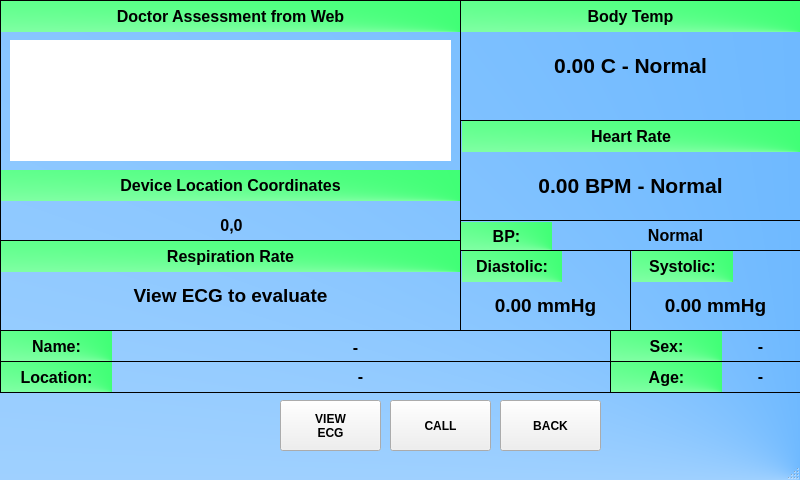
<?xml version="1.0" encoding="UTF-8"?>
<ui version="4.0">
 <class>MainWindow</class>
 <widget class="QMainWindow" name="MainWindow">
  <property name="geometry">
   <rect>
    <x>0</x>
    <y>0</y>
    <width>800</width>
    <height>480</height>
   </rect>
  </property>
  <property name="windowTitle">
   <string>MainWindow</string>
  </property>
  <property name="styleSheet">
   <string notr="true">#MainWindow
{
background-color: qconicalgradient(cx:1, cy:1, angle:0, stop:0 rgba(63, 162, 255, 255), stop:1 rgba(255, 255, 255, 255));
}</string>
  </property>
  <widget class="QWidget" name="centralwidget">
   <widget class="QPushButton" name="callButton">
    <property name="geometry">
     <rect>
      <x>390</x>
      <y>400</y>
      <width>101</width>
      <height>51</height>
     </rect>
    </property>
    <property name="font">
     <font>
      <weight>75</weight>
      <bold>true</bold>
     </font>
    </property>
    <property name="text">
     <string>CALL</string>
    </property>
   </widget>
   <widget class="QLabel" name="label_14">
    <property name="geometry">
     <rect>
      <x>461</x>
      <y>1</y>
      <width>339</width>
      <height>31</height>
     </rect>
    </property>
    <property name="font">
     <font>
      <pointsize>12</pointsize>
      <weight>75</weight>
      <bold>true</bold>
     </font>
    </property>
    <property name="styleSheet">
     <string notr="true">background-color: qconicalgradient(cx:1, cy:1, angle:0, stop:0 rgba(1, 255, 72, 255), stop:1 rgba(255, 255, 255, 255));</string>
    </property>
    <property name="text">
     <string>Body Temp</string>
    </property>
    <property name="alignment">
     <set>Qt::AlignCenter</set>
    </property>
   </widget>
   <widget class="QLabel" name="label_16">
    <property name="geometry">
     <rect>
      <x>461</x>
      <y>222</y>
      <width>91</width>
      <height>28</height>
     </rect>
    </property>
    <property name="font">
     <font>
      <pointsize>12</pointsize>
      <weight>75</weight>
      <bold>true</bold>
     </font>
    </property>
    <property name="styleSheet">
     <string notr="true">background-color: qconicalgradient(cx:1, cy:1, angle:0, stop:0 rgba(1, 255, 72, 255), stop:1 rgba(255, 255, 255, 255));</string>
    </property>
    <property name="text">
     <string>BP:</string>
    </property>
    <property name="alignment">
     <set>Qt::AlignCenter</set>
    </property>
   </widget>
   <widget class="QLabel" name="label_17">
    <property name="geometry">
     <rect>
      <x>1</x>
      <y>1</y>
      <width>459</width>
      <height>31</height>
     </rect>
    </property>
    <property name="font">
     <font>
      <pointsize>12</pointsize>
      <weight>75</weight>
      <bold>true</bold>
     </font>
    </property>
    <property name="styleSheet">
     <string notr="true">background-color: qconicalgradient(cx:1, cy:1, angle:0, stop:0 rgba(1, 255, 72, 255), stop:1 rgba(255, 255, 255, 255));</string>
    </property>
    <property name="text">
     <string>Doctor Assessment from Web</string>
    </property>
    <property name="alignment">
     <set>Qt::AlignCenter</set>
    </property>
   </widget>
   <widget class="QLabel" name="label_19">
    <property name="geometry">
     <rect>
      <x>1</x>
      <y>362</y>
      <width>111</width>
      <height>30</height>
     </rect>
    </property>
    <property name="font">
     <font>
      <pointsize>12</pointsize>
      <weight>75</weight>
      <bold>true</bold>
     </font>
    </property>
    <property name="styleSheet">
     <string notr="true">background-color: qconicalgradient(cx:1, cy:1, angle:0, stop:0 rgba(1, 255, 72, 255), stop:1 rgba(255, 255, 255, 255));</string>
    </property>
    <property name="text">
     <string>Location:</string>
    </property>
    <property name="alignment">
     <set>Qt::AlignCenter</set>
    </property>
   </widget>
   <widget class="QLabel" name="label_20">
    <property name="geometry">
     <rect>
      <x>462</x>
      <y>251</y>
      <width>100</width>
      <height>31</height>
     </rect>
    </property>
    <property name="font">
     <font>
      <pointsize>12</pointsize>
      <weight>75</weight>
      <bold>true</bold>
     </font>
    </property>
    <property name="styleSheet">
     <string notr="true">background-color: qconicalgradient(cx:1, cy:1, angle:0, stop:0 rgba(1, 255, 72, 255), stop:1 rgba(255, 255, 255, 255));</string>
    </property>
    <property name="text">
     <string>Diastolic:</string>
    </property>
    <property name="alignment">
     <set>Qt::AlignCenter</set>
    </property>
   </widget>
   <widget class="QLabel" name="label_37">
    <property name="geometry">
     <rect>
      <x>632</x>
      <y>251</y>
      <width>101</width>
      <height>31</height>
     </rect>
    </property>
    <property name="font">
     <font>
      <pointsize>12</pointsize>
      <weight>75</weight>
      <bold>true</bold>
     </font>
    </property>
    <property name="styleSheet">
     <string notr="true">background-color: qconicalgradient(cx:1, cy:1, angle:0, stop:0 rgba(1, 255, 72, 255), stop:1 rgba(255, 255, 255, 255));</string>
    </property>
    <property name="text">
     <string>Systolic:</string>
    </property>
    <property name="alignment">
     <set>Qt::AlignCenter</set>
    </property>
   </widget>
   <widget class="QLabel" name="respirationRateTB">
    <property name="geometry">
     <rect>
      <x>1</x>
      <y>241</y>
      <width>459</width>
      <height>31</height>
     </rect>
    </property>
    <property name="font">
     <font>
      <pointsize>12</pointsize>
      <weight>75</weight>
      <bold>true</bold>
     </font>
    </property>
    <property name="styleSheet">
     <string notr="true">background-color: qconicalgradient(cx:1, cy:1, angle:0, stop:0 rgba(1, 255, 72, 255), stop:1 rgba(255, 255, 255, 255));</string>
    </property>
    <property name="text">
     <string>Respiration Rate</string>
    </property>
    <property name="alignment">
     <set>Qt::AlignCenter</set>
    </property>
   </widget>
   <widget class="QLabel" name="label_23">
    <property name="geometry">
     <rect>
      <x>1</x>
      <y>331</y>
      <width>111</width>
      <height>30</height>
     </rect>
    </property>
    <property name="font">
     <font>
      <pointsize>12</pointsize>
      <weight>75</weight>
      <bold>true</bold>
     </font>
    </property>
    <property name="styleSheet">
     <string notr="true">background-color: qconicalgradient(cx:1, cy:1, angle:0, stop:0 rgba(1, 255, 72, 255), stop:1 rgba(255, 255, 255, 255));</string>
    </property>
    <property name="text">
     <string>Name:</string>
    </property>
    <property name="alignment">
     <set>Qt::AlignCenter</set>
    </property>
   </widget>
   <widget class="QLabel" name="label_24">
    <property name="geometry">
     <rect>
      <x>611</x>
      <y>331</y>
      <width>111</width>
      <height>30</height>
     </rect>
    </property>
    <property name="font">
     <font>
      <pointsize>12</pointsize>
      <weight>75</weight>
      <bold>true</bold>
     </font>
    </property>
    <property name="styleSheet">
     <string notr="true">background-color: qconicalgradient(cx:1, cy:1, angle:0, stop:0 rgba(1, 255, 72, 255), stop:1 rgba(255, 255, 255, 255));</string>
    </property>
    <property name="text">
     <string>Sex:</string>
    </property>
    <property name="alignment">
     <set>Qt::AlignCenter</set>
    </property>
   </widget>
   <widget class="QLabel" name="label_25">
    <property name="geometry">
     <rect>
      <x>611</x>
      <y>362</y>
      <width>111</width>
      <height>30</height>
     </rect>
    </property>
    <property name="font">
     <font>
      <pointsize>12</pointsize>
      <weight>75</weight>
      <bold>true</bold>
     </font>
    </property>
    <property name="styleSheet">
     <string notr="true">background-color: qconicalgradient(cx:1, cy:1, angle:0, stop:0 rgba(1, 255, 72, 255), stop:1 rgba(255, 255, 255, 255));</string>
    </property>
    <property name="text">
     <string>Age:</string>
    </property>
    <property name="alignment">
     <set>Qt::AlignCenter</set>
    </property>
   </widget>
   <widget class="QTextEdit" name="doctorAssessmentTextbox">
    <property name="geometry">
     <rect>
      <x>10</x>
      <y>40</y>
      <width>441</width>
      <height>121</height>
     </rect>
    </property>
    <property name="frameShape">
     <enum>QFrame::NoFrame</enum>
    </property>
    <property name="readOnly">
     <bool>true</bool>
    </property>
    <property name="html">
     <string>&lt;!DOCTYPE HTML PUBLIC &quot;-//W3C//DTD HTML 4.0//EN&quot; &quot;http://www.w3.org/TR/REC-html40/strict.dtd&quot;&gt;
&lt;html&gt;&lt;head&gt;&lt;meta name=&quot;qrichtext&quot; content=&quot;1&quot; /&gt;&lt;style type=&quot;text/css&quot;&gt;
p, li { white-space: pre-wrap; }
&lt;/style&gt;&lt;/head&gt;&lt;body style=&quot; font-family:'MS Shell Dlg 2'; font-size:7.8pt; font-weight:400; font-style:normal;&quot;&gt;
&lt;p style=&quot;-qt-paragraph-type:empty; margin-top:0px; margin-bottom:0px; margin-left:0px; margin-right:0px; -qt-block-indent:0; text-indent:0px;&quot;&gt;&lt;br /&gt;&lt;/p&gt;&lt;/body&gt;&lt;/html&gt;</string>
    </property>
   </widget>
   <widget class="QLabel" name="bodyTempTB">
    <property name="geometry">
     <rect>
      <x>460</x>
      <y>50</y>
      <width>341</width>
      <height>31</height>
     </rect>
    </property>
    <property name="font">
     <font>
      <pointsize>16</pointsize>
      <weight>75</weight>
      <bold>true</bold>
     </font>
    </property>
    <property name="text">
     <string>0.00 C - Normal</string>
    </property>
    <property name="alignment">
     <set>Qt::AlignCenter</set>
    </property>
   </widget>
   <widget class="QLabel" name="diastolicTB">
    <property name="geometry">
     <rect>
      <x>460</x>
      <y>290</y>
      <width>171</width>
      <height>31</height>
     </rect>
    </property>
    <property name="font">
     <font>
      <pointsize>14</pointsize>
      <weight>75</weight>
      <bold>true</bold>
     </font>
    </property>
    <property name="text">
     <string>0.00 mmHg</string>
    </property>
    <property name="alignment">
     <set>Qt::AlignCenter</set>
    </property>
   </widget>
   <widget class="QLabel" name="systolicTB">
    <property name="geometry">
     <rect>
      <x>630</x>
      <y>290</y>
      <width>171</width>
      <height>31</height>
     </rect>
    </property>
    <property name="font">
     <font>
      <pointsize>14</pointsize>
      <weight>75</weight>
      <bold>true</bold>
     </font>
    </property>
    <property name="text">
     <string>0.00 mmHg</string>
    </property>
    <property name="alignment">
     <set>Qt::AlignCenter</set>
    </property>
   </widget>
   <widget class="QLabel" name="label_29">
    <property name="geometry">
     <rect>
      <x>0</x>
      <y>280</y>
      <width>461</width>
      <height>31</height>
     </rect>
    </property>
    <property name="font">
     <font>
      <pointsize>14</pointsize>
      <weight>75</weight>
      <bold>true</bold>
     </font>
    </property>
    <property name="text">
     <string>View ECG to evaluate</string>
    </property>
    <property name="alignment">
     <set>Qt::AlignCenter</set>
    </property>
   </widget>
   <widget class="QLabel" name="locationTB">
    <property name="geometry">
     <rect>
      <x>110</x>
      <y>361</y>
      <width>501</width>
      <height>31</height>
     </rect>
    </property>
    <property name="font">
     <font>
      <pointsize>12</pointsize>
      <weight>75</weight>
      <bold>true</bold>
     </font>
    </property>
    <property name="text">
     <string>-</string>
    </property>
    <property name="alignment">
     <set>Qt::AlignCenter</set>
    </property>
   </widget>
   <widget class="QLabel" name="nameTB">
    <property name="geometry">
     <rect>
      <x>110</x>
      <y>332</y>
      <width>491</width>
      <height>31</height>
     </rect>
    </property>
    <property name="font">
     <font>
      <pointsize>12</pointsize>
      <weight>75</weight>
      <bold>true</bold>
     </font>
    </property>
    <property name="text">
     <string>-</string>
    </property>
    <property name="alignment">
     <set>Qt::AlignCenter</set>
    </property>
   </widget>
   <widget class="QLabel" name="sexTB">
    <property name="geometry">
     <rect>
      <x>720</x>
      <y>331</y>
      <width>81</width>
      <height>31</height>
     </rect>
    </property>
    <property name="font">
     <font>
      <pointsize>12</pointsize>
      <weight>75</weight>
      <bold>true</bold>
     </font>
    </property>
    <property name="text">
     <string>-</string>
    </property>
    <property name="alignment">
     <set>Qt::AlignCenter</set>
    </property>
   </widget>
   <widget class="QLabel" name="ageTB">
    <property name="geometry">
     <rect>
      <x>720</x>
      <y>361</y>
      <width>81</width>
      <height>31</height>
     </rect>
    </property>
    <property name="font">
     <font>
      <pointsize>12</pointsize>
      <weight>75</weight>
      <bold>true</bold>
     </font>
    </property>
    <property name="text">
     <string>-</string>
    </property>
    <property name="alignment">
     <set>Qt::AlignCenter</set>
    </property>
   </widget>
   <widget class="QLabel" name="label_34">
    <property name="geometry">
     <rect>
      <x>462</x>
      <y>121</y>
      <width>338</width>
      <height>31</height>
     </rect>
    </property>
    <property name="font">
     <font>
      <pointsize>12</pointsize>
      <weight>75</weight>
      <bold>true</bold>
     </font>
    </property>
    <property name="styleSheet">
     <string notr="true">background-color: qconicalgradient(cx:1, cy:1, angle:0, stop:0 rgba(1, 255, 72, 255), stop:1 rgba(255, 255, 255, 255));</string>
    </property>
    <property name="text">
     <string>Heart Rate</string>
    </property>
    <property name="alignment">
     <set>Qt::AlignCenter</set>
    </property>
   </widget>
   <widget class="QLabel" name="heartRateTB">
    <property name="geometry">
     <rect>
      <x>460</x>
      <y>170</y>
      <width>341</width>
      <height>31</height>
     </rect>
    </property>
    <property name="font">
     <font>
      <pointsize>16</pointsize>
      <weight>75</weight>
      <bold>true</bold>
     </font>
    </property>
    <property name="text">
     <string>0.00 BPM - Normal</string>
    </property>
    <property name="alignment">
     <set>Qt::AlignCenter</set>
    </property>
   </widget>
   <widget class="QLabel" name="bpStatusTB">
    <property name="geometry">
     <rect>
      <x>550</x>
      <y>220</y>
      <width>251</width>
      <height>31</height>
     </rect>
    </property>
    <property name="font">
     <font>
      <pointsize>12</pointsize>
      <weight>75</weight>
      <bold>true</bold>
     </font>
    </property>
    <property name="text">
     <string>Normal</string>
    </property>
    <property name="alignment">
     <set>Qt::AlignCenter</set>
    </property>
   </widget>
   <widget class="QPushButton" name="backButton">
    <property name="geometry">
     <rect>
      <x>500</x>
      <y>400</y>
      <width>101</width>
      <height>51</height>
     </rect>
    </property>
    <property name="font">
     <font>
      <weight>75</weight>
      <bold>true</bold>
     </font>
    </property>
    <property name="text">
     <string>BACK</string>
    </property>
   </widget>
   <widget class="QPushButton" name="viewECGButton">
    <property name="geometry">
     <rect>
      <x>280</x>
      <y>400</y>
      <width>101</width>
      <height>51</height>
     </rect>
    </property>
    <property name="font">
     <font>
      <weight>75</weight>
      <bold>true</bold>
     </font>
    </property>
    <property name="text">
     <string>VIEW
ECG</string>
    </property>
   </widget>
   <widget class="QLabel" name="label_2">
    <property name="geometry">
     <rect>
      <x>0</x>
      <y>0</y>
      <width>461</width>
      <height>241</height>
     </rect>
    </property>
    <property name="frameShape">
     <enum>QFrame::Box</enum>
    </property>
    <property name="text">
     <string/>
    </property>
   </widget>
   <widget class="QLabel" name="label_3">
    <property name="geometry">
     <rect>
      <x>460</x>
      <y>0</y>
      <width>341</width>
      <height>121</height>
     </rect>
    </property>
    <property name="frameShape">
     <enum>QFrame::Box</enum>
    </property>
    <property name="text">
     <string/>
    </property>
   </widget>
   <widget class="QLabel" name="label_4">
    <property name="geometry">
     <rect>
      <x>460</x>
      <y>120</y>
      <width>341</width>
      <height>101</height>
     </rect>
    </property>
    <property name="frameShape">
     <enum>QFrame::Box</enum>
    </property>
    <property name="text">
     <string/>
    </property>
   </widget>
   <widget class="QLabel" name="label_5">
    <property name="geometry">
     <rect>
      <x>460</x>
      <y>220</y>
      <width>341</width>
      <height>31</height>
     </rect>
    </property>
    <property name="frameShape">
     <enum>QFrame::Box</enum>
    </property>
    <property name="text">
     <string/>
    </property>
   </widget>
   <widget class="QLabel" name="label_6">
    <property name="geometry">
     <rect>
      <x>460</x>
      <y>250</y>
      <width>171</width>
      <height>81</height>
     </rect>
    </property>
    <property name="frameShape">
     <enum>QFrame::Box</enum>
    </property>
    <property name="text">
     <string/>
    </property>
   </widget>
   <widget class="QLabel" name="label_7">
    <property name="geometry">
     <rect>
      <x>630</x>
      <y>250</y>
      <width>171</width>
      <height>81</height>
     </rect>
    </property>
    <property name="frameShape">
     <enum>QFrame::Box</enum>
    </property>
    <property name="text">
     <string/>
    </property>
   </widget>
   <widget class="QLabel" name="label_8">
    <property name="geometry">
     <rect>
      <x>0</x>
      <y>240</y>
      <width>461</width>
      <height>91</height>
     </rect>
    </property>
    <property name="frameShape">
     <enum>QFrame::Box</enum>
    </property>
    <property name="text">
     <string/>
    </property>
   </widget>
   <widget class="QLabel" name="label_9">
    <property name="geometry">
     <rect>
      <x>0</x>
      <y>330</y>
      <width>611</width>
      <height>32</height>
     </rect>
    </property>
    <property name="frameShape">
     <enum>QFrame::Box</enum>
    </property>
    <property name="text">
     <string/>
    </property>
   </widget>
   <widget class="QLabel" name="label_10">
    <property name="geometry">
     <rect>
      <x>610</x>
      <y>330</y>
      <width>191</width>
      <height>32</height>
     </rect>
    </property>
    <property name="frameShape">
     <enum>QFrame::Box</enum>
    </property>
    <property name="text">
     <string/>
    </property>
   </widget>
   <widget class="QLabel" name="label_11">
    <property name="geometry">
     <rect>
      <x>0</x>
      <y>361</y>
      <width>611</width>
      <height>32</height>
     </rect>
    </property>
    <property name="frameShape">
     <enum>QFrame::Box</enum>
    </property>
    <property name="text">
     <string/>
    </property>
   </widget>
   <widget class="QLabel" name="label_12">
    <property name="geometry">
     <rect>
      <x>610</x>
      <y>361</y>
      <width>191</width>
      <height>32</height>
     </rect>
    </property>
    <property name="frameShape">
     <enum>QFrame::Box</enum>
    </property>
    <property name="text">
     <string/>
    </property>
   </widget>
   <widget class="QLabel" name="label_18">
    <property name="geometry">
     <rect>
      <x>1</x>
      <y>170</y>
      <width>459</width>
      <height>31</height>
     </rect>
    </property>
    <property name="font">
     <font>
      <pointsize>12</pointsize>
      <weight>75</weight>
      <bold>true</bold>
     </font>
    </property>
    <property name="styleSheet">
     <string notr="true">background-color: qconicalgradient(cx:1, cy:1, angle:0, stop:0 rgba(1, 255, 72, 255), stop:1 rgba(255, 255, 255, 255));</string>
    </property>
    <property name="text">
     <string>Device Location Coordinates</string>
    </property>
    <property name="alignment">
     <set>Qt::AlignCenter</set>
    </property>
   </widget>
   <widget class="QLabel" name="deviceCoordinates">
    <property name="geometry">
     <rect>
      <x>1</x>
      <y>215</y>
      <width>461</width>
      <height>21</height>
     </rect>
    </property>
    <property name="font">
     <font>
      <pointsize>12</pointsize>
      <weight>75</weight>
      <bold>true</bold>
     </font>
    </property>
    <property name="text">
     <string>0,0</string>
    </property>
    <property name="alignment">
     <set>Qt::AlignCenter</set>
    </property>
   </widget>
   <zorder>label_12</zorder>
   <zorder>label_11</zorder>
   <zorder>label_10</zorder>
   <zorder>label_9</zorder>
   <zorder>label_5</zorder>
   <zorder>label_3</zorder>
   <zorder>label_6</zorder>
   <zorder>label_4</zorder>
   <zorder>label_2</zorder>
   <zorder>label_7</zorder>
   <zorder>label_8</zorder>
   <zorder>callButton</zorder>
   <zorder>label_14</zorder>
   <zorder>label_16</zorder>
   <zorder>label_17</zorder>
   <zorder>label_19</zorder>
   <zorder>label_20</zorder>
   <zorder>label_37</zorder>
   <zorder>respirationRateTB</zorder>
   <zorder>label_23</zorder>
   <zorder>label_24</zorder>
   <zorder>label_25</zorder>
   <zorder>doctorAssessmentTextbox</zorder>
   <zorder>bodyTempTB</zorder>
   <zorder>diastolicTB</zorder>
   <zorder>systolicTB</zorder>
   <zorder>label_29</zorder>
   <zorder>locationTB</zorder>
   <zorder>nameTB</zorder>
   <zorder>sexTB</zorder>
   <zorder>ageTB</zorder>
   <zorder>label_34</zorder>
   <zorder>heartRateTB</zorder>
   <zorder>bpStatusTB</zorder>
   <zorder>backButton</zorder>
   <zorder>viewECGButton</zorder>
   <zorder>label_18</zorder>
   <zorder>deviceCoordinates</zorder>
  </widget>
  <widget class="QMenuBar" name="menubar">
   <property name="geometry">
    <rect>
     <x>0</x>
     <y>0</y>
     <width>800</width>
     <height>26</height>
    </rect>
   </property>
  </widget>
  <widget class="QStatusBar" name="statusbar"/>
 </widget>
 <resources/>
 <connections/>
</ui>
